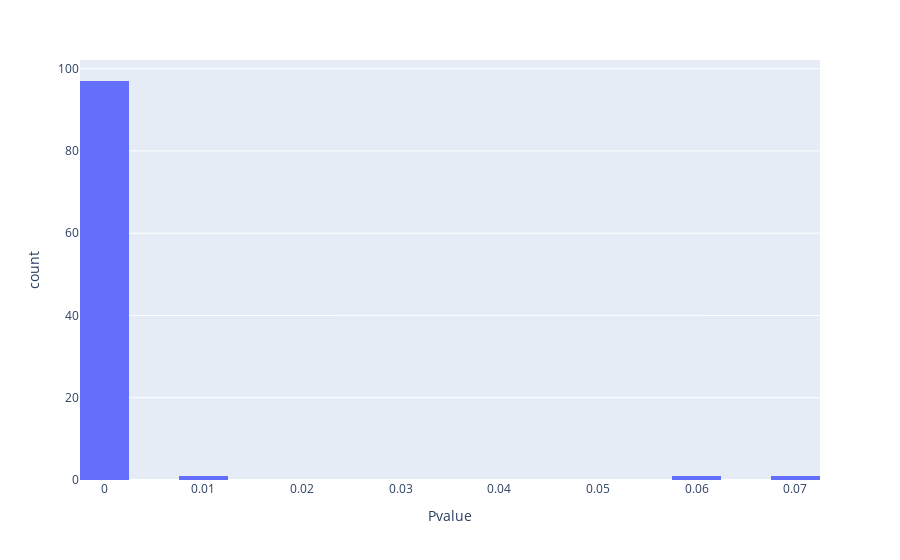

Notebook cell for this chart:
### Code cell
import plotly.express as pxd
fig = px.histogram(df['Pvalue'], x='Pvalue')
fig.show()

### Figure 1 — Plotly figure (JSON) as saved in the notebook; plotly's stock layout.template omitted (floating-point values rounded to 4 significant figures)
{"data": [{"alignmentgroup": "True", "bingroup": "x", "hovertemplate": "Pvalue=%{x}<br>count=%{y}<extra></extra>", "legendgroup": "", "marker": {"color": "#636efa", "pattern": {"shape": ""}}, "name": "", "offsetgroup": "", "orientation": "v", "showlegend": false, "type": "histogram", "x": [0.05963, 0, 0.001085, 3.132e-61, 1.258e-28, 5.39e-74, 1.602e-71, 0.001171, 2.06e-282, 0.01153, 3.676e-41, 3.589e-85, 6.32e-45, 3.333e-90, 1.445e-139, 1.417e-117, 3.342e-174, 2.243e-84, 0, 4.227e-244, 5.297e-11, 6.363e-06, 2.928e-31, 1.486e-32, 6.491e-202, 1.046e-44, 0, 0, 2.694e-115, 2.892e-40, 0, 3.142e-161, 0, 6.027e-179, 0, 2.378e-63, 2.231e-100, 1.141e-42, 3.36e-15, 0.06864, 0, 6.818e-53, 1.569e-172, 1.23e-47, 7.099e-73, 9.131e-106, 1.13e-100, 0, 0, 1.316e-15, 0, 1.122e-77, 4.403e-69, 1.999e-12, 2.65e-89, 0, 1.577e-60, 5.919e-29, 1.121e-05, 2.81e-99, 0, 1.757e-58, 3.933e-53, 1.2e-228, 0, 3.67e-22, 4.007e-17, 2.423e-225, 1.616e-178, 2.442e-138, 9.695e-69, 0, 1.627e-40, 2.101e-221, 4.033e-154, 4.866e-61, 2.688e-180, 1.987e-71, 1.034e-13, 0, 4.895e-25, 1.505e-38, 1.193e-31, 3.63e-75, 2.1e-34, 0, 0, 1.294e-45, 8.346e-94, 3.531e-120, 2.35e-40, 3.204e-140, 1.197e-126, 0, 0, 2.075e-07, 0, 1.092e-78, 1.056e-155, 0], "xaxis": "x", "yaxis": "y"}], "layout": {"autosize": true, "barmode": "relative", "legend": {"tracegroupgap": 0}, "margin": {"t": 60}, "xaxis": {"anchor": "y", "autorange": true, "domain": [0, 1], "range": [-0.0025, 0.0725], "title": {"text": "Pvalue"}, "type": "linear"}, "yaxis": {"anchor": "x", "autorange": true, "domain": [0, 1], "range": [0, 102.1], "title": {"text": "count"}}}}
